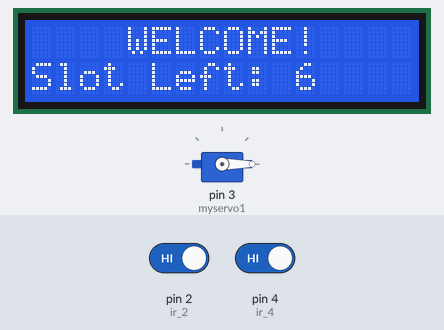
Bench run of a sketch on a simulated Arduino Uno, built with avr-gcc and run on an emulated ATmega328P. Parts: 16×2 character LCD, servo. The test bench sets the inputs (shaded band); at power-on: pin 4 (ir_4) HIGH, pin 2 (ir_2) HIGH. What the sketch prints to the serial monitor is not drawn.

Above: at 1.7 s.
1.8 s: pin 4 (ir_4) driven LOW
At 4.4 s:
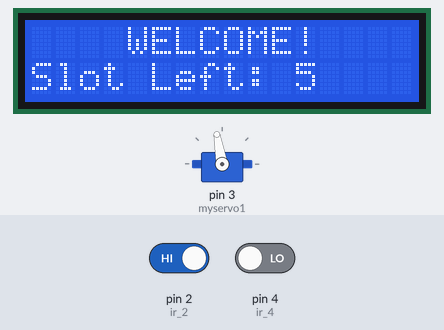
4.7 s: pin 2 (ir_2) driven LOW
At 5.4 s:
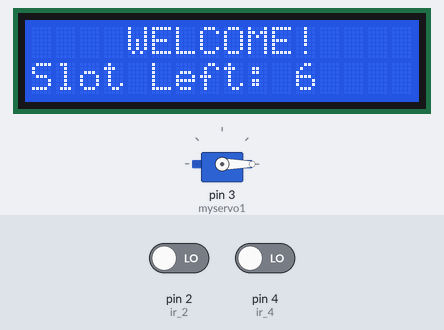
7.7 s: pin 2 (ir_2) driven HIGH
At 9.6 s:
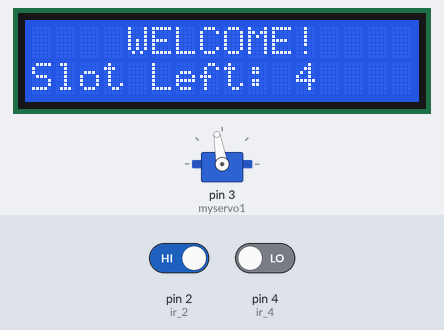
Timing chart, 0 to 11.1 s (numbered marks = the images above; inputs shaded):
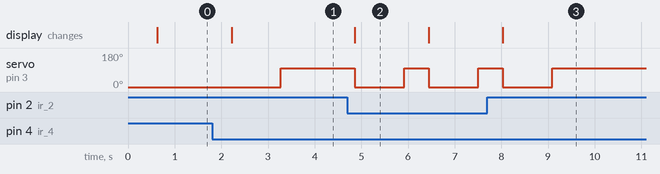

Measured:
- after the input at 1.8 s, servo on pin 3 (myservo1): 0° → 100° after 1.5 s; the display: changes after 0.42 s (image 1)
- after the input at 4.7 s, servo on pin 3 (myservo1): alternates 100° for 0.53 s and 0° for 1.1 s, starting after 0.16 s; the display: changes after 0.16 s (image 2)
- after the input at 7.7 s, servo on pin 3 (myservo1): goes on until 9.1 s, then stays 100°
- what the display in image 2 shows lasts 1.5 s, from 4.9 s to 6.4 s

The sketch:

realjaa.ino
```cpp
#include <Wire.h>
#include <LiquidCrystal_I2C.h>
LiquidCrystal_I2C lcd(0x27,16,2);
#include <Servo.h>

Servo myservo1;

int ir_2 = 2;
int ir_4 = 4;

int Slot = 6;

int flag1 = 0;
int flag2 = 0;
int ln=1,ln_1=1;

void setup() {
  lcd.init();
  lcd.backlight();
  Serial.begin(9600);
pinMode(ir_2, INPUT);
pinMode(ir_4, INPUT);

myservo1.attach(3);
myservo1.write(0);

lcd.setCursor (0,0);
lcd.print("     ARDUINO    ");
lcd.setCursor (0,1);
lcd.print(" PARKING SYSTEM ");
delay (500);
lcd.clear();
}
void loop(){
  lcd.clear();
  if(ln_1==1){
  if(digitalRead (ir_2) == LOW){
    ln=1;
  }
  else if(digitalRead (ir_4) == LOW ){
    ln=2;
  }
  ln_1=0;
  }
  if(digitalRead (ir_2) == LOW ){
    if(Slot<=0 && ln==1){
      myservo1.write(0);
      lcd.setCursor (0,0);
      lcd.print("    SORRY :(    ");
      lcd.setCursor (0,1);
      lcd.print("  Parking Full  ");
      delay (500);
      lcd.clear();
    }
    else if (Slot>0 && ln==1){
      myservo1.write(100);
      lcd.setCursor (0,0);
      lcd.print("    WELCOME!    ");
      lcd.setCursor (0,1);
      lcd.print("Slot Left: ");
      lcd.print(Slot);
      delay (500);
    }
  }
  if(digitalRead (ir_4) == LOW && ln==1){
    if(ln==1){
      Slot=Slot-1;
      if(Slot<=0){
      Slot=0;
      }
      myservo1.write(0);
      lcd.setCursor (0,0);
      lcd.print("    WELCOME!    ");
      lcd.setCursor (0,1);
      lcd.print("Slot Left: ");
      lcd.print(Slot);
      delay (500);
      ln_1=1;
    }
  }

  if(digitalRead (ir_4) == LOW && ln==2){

      myservo1.write(100);
      lcd.setCursor (0,0);
      lcd.print("    WELCOME!    ");
      lcd.setCursor (0,1);
      lcd.print("Slot Left: ");
      lcd.print(Slot);
      delay (500);

  }
  if(digitalRead (ir_2) == LOW && ln==2){
      Slot=Slot+1;
      if(Slot>=6){
      Slot=6;
      }
      myservo1.write(0);
      lcd.setCursor (0,0);
      lcd.print("    WELCOME!    ");
      lcd.setCursor (0,1);
      lcd.print("Slot Left: ");
      lcd.print(Slot);
      delay (500);
      ln_1=1;
  }
  Serial.println(ln);
  lcd.setCursor (0,0);
  lcd.print("    WELCOME!    ");
  lcd.setCursor (0,1);
  lcd.print("Slot Left: ");
  lcd.print(Slot);
  delay (500);
}
```
